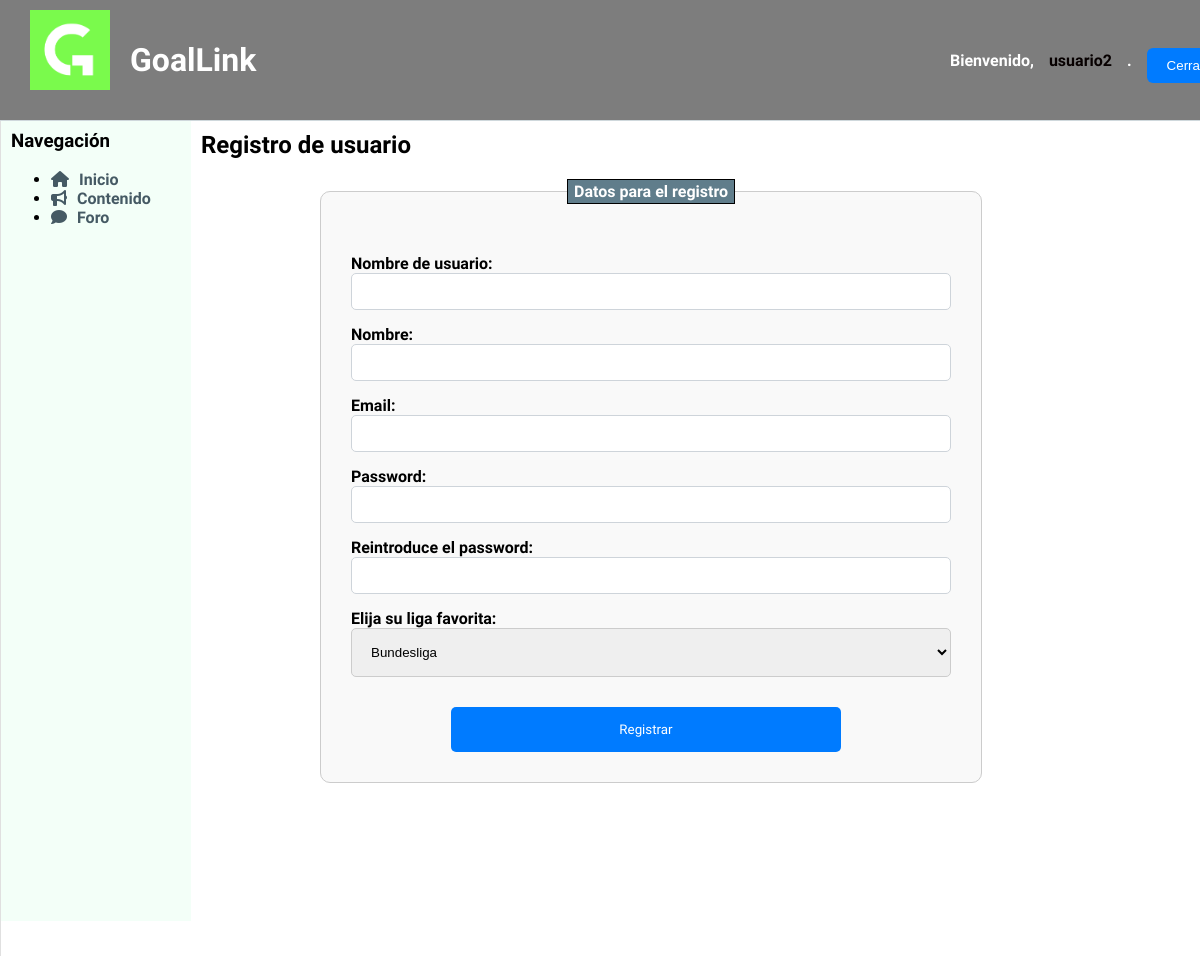
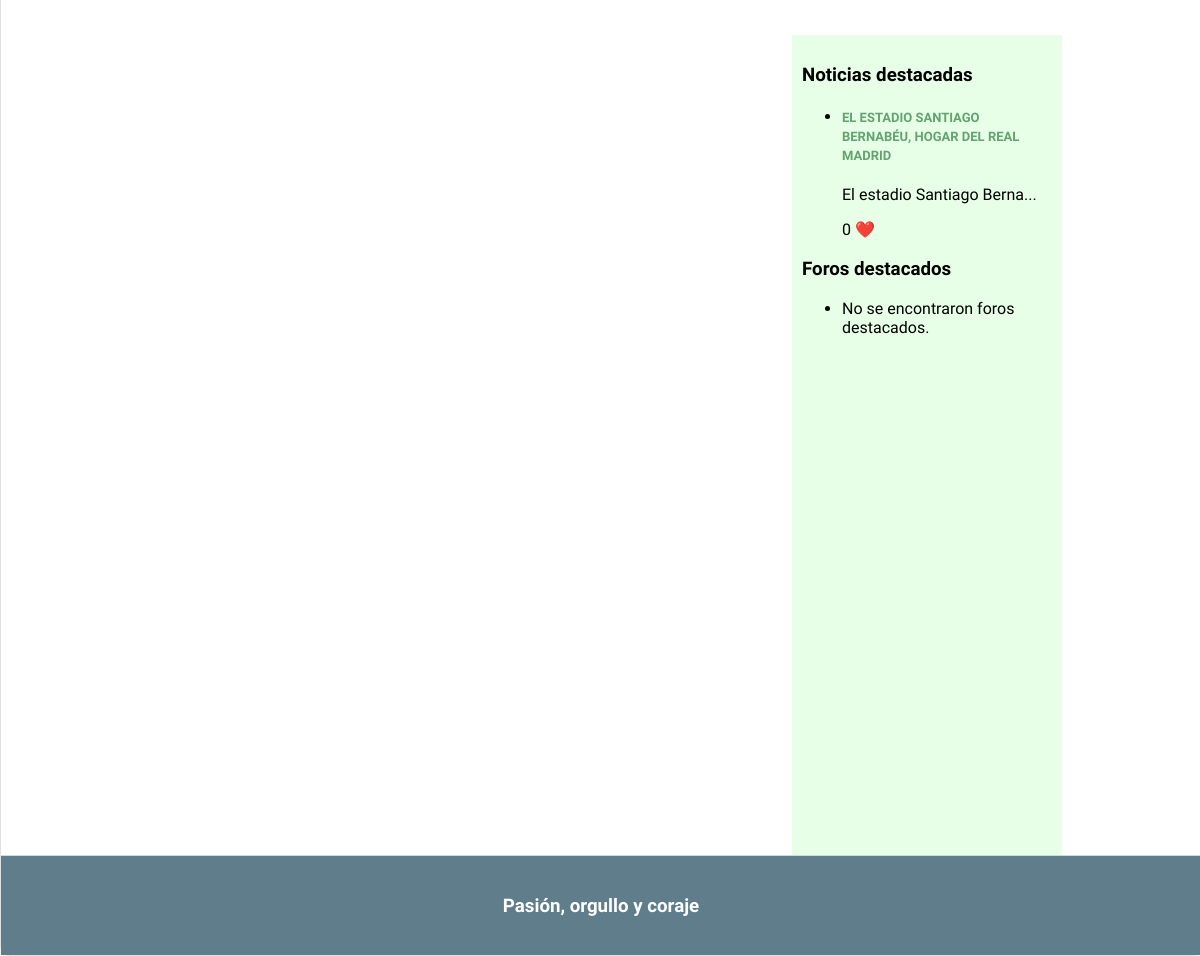
The page /registro.php (signed in) on the database its author committed (2 pictures, top to bottom).
### tables this page shows
CREATE TABLE `noticia` (
  `id` int(11) NOT NULL,
  `titulo` varchar(100) NOT NULL,
  `id_autor` int(11) DEFAULT NULL,
  `contenido` text DEFAULT NULL,
  `fecha` date NOT NULL,
  `likes` int(11) DEFAULT 0,
  `destacado` tinyint(1) NOT NULL DEFAULT 0,
  `imagen1` varchar(255) DEFAULT NULL,
  `liga` varchar(20) DEFAULT NULL
);

### includes/src/ligas/ligasModel.php (called while the page is built, shortened)
<?php
class Liga
{
    private $nombre;
    public function __construct($nombre, $logo = NULL)
    {
        $this->nombre = $nombre;
        $this->logo = file_get_contents($logo);
    }
    public static function listaLigas()
    {
        $app = Aplicacion::getInstance();
        $conn = $app->getConexionBd();
        $result = $conn->query("SELECT * FROM ligas");
        if ($result && $result->num_rows > 0) {
            $lista = array();
            while ($array = $result->fetch_assoc()) {
                $liga = new Liga($array["nombre"], $array["logo"]);
                $lista[] = $liga;
            }
            return $lista;
        }
        return NULL;
    }
    public function getNombre()
    {
        return $this->nombre;
    }
}
?>

### includes/src/Aplicacion.php (called while the page is built, shortened)
<?php
class Aplicacion
{
    private $dirInstalacion;
    private $inicializada;
    private function __construct()
    {
        $this->inicializada = false;
    }
    public function init($bdDatosConexion, $rutaApp = '/', $dirInstalacion = __DIR__)
    {
        if (!$this->inicializada) {
            $this->dirInstalacion = $dirInstalacion;
            $this->inicializada = true;
        }
    }
    public function doInclude($path = '')
    {
        $params = array();
        $this->doIncludeInterna($path, $params);
    }
    private function doIncludeInterna($path, &$params)
    {
        include($this->dirInstalacion . $path);
    }
    public function generaVista(string $rutaVista, &$params)
    {
        $params['app'] = $this;
        $rutaVista = "/Vistas{$rutaVista}";
        $this->doIncludeInterna($rutaVista, $params);
    }
}

### includes/src/noticias/noticiaModel.php (called while the page is built, shortened)
<?php
class Noticia
{
    private $id;
    private $titulo;
    private $contenido;
    private $likes;
    public function __construct($id, $id_autor, $titulo, $contenido, $fecha, $likes, $destacado, $liga,  $imagen1=NULL)
    {
        $this->id = $id;
        $this->titulo = $titulo;
        $this->contenido = $contenido;
        $this->likes = $likes;
        if ($imagen1 !== NULL) {
            $this->imagen1 = file_get_contents($imagen1);
        }
    }
    public static function listaDestacados($n) {
        $app = Aplicacion::getInstance();
        $conn = $app->getConexionBd();
        $result = $conn->query("SELECT * FROM noticia WHERE destacado>=$n");
        if($result && $result->num_rows>0){
            while($array=$result->fetch_assoc()){
                $noticia= new Noticia($array["id"], $array["id_autor"], $array["titulo"], $array["contenido"], $array["fecha"], $array["likes"], $array["destacado"], $array["liga"],$array["imagen1"] );
                $lista[]=$noticia;
            }
            usort($lista, array('es\ucm\fdi\aw\noticias\Noticia', 'compararFechas'));
            return $lista;
        }
        return NULL;
    }
    public function getId()
    {
        return $this->id;
    }
    public function getTitulo()
    {
        return $this->titulo;
    }
    public function getContenido()
    {
        return $this->contenido;
    }
    public function getLikes()
    {
        return $this->likes;
    }
}

### includes/model/foroModel.php (called while the page is built, shortened)
<?php
class Foro
{
    public static function listaDestacados($n) {
        $conn = new mysqli('localhost', 'root', '', 'goallink_1');
        $result = $conn->query("SELECT * FROM foro WHERE destacado>=$n");
        return NULL;
    }
}

### includes/src/usuarios/FormularioUsuarioNuevo.php (the view, shortened to what this page needs)
<?php
require("includes/src/ligas/ligasModel.php");
class FormularioUsuarioNuevo extends Formulario
{
    function obtenerOpcionesLigas() {
        $opciones = '';
        $ligas = Liga::listaLigas();
        if ($ligas) {
            foreach ($ligas as $liga) {
                $opciones .= "<option value='" . $liga->getNombre() . "'>" . $liga->getNombre() . "</option>";
            }
        }
        return $opciones;
    }
    protected function generaCamposFormulario(&$datos)
    {
        $nombreUsuario = $datos['nombreUsuario'] ?? '';
        $nombre = $datos['nombre'] ?? '';
        $htmlErroresGlobales = self::generaListaErroresGlobales($this->errores);
        $erroresCampos = self::generaErroresCampos(['nombreUsuario', 'nombre', 'email', 'password', 'password2', 'liga'], $this->errores, 'span', array('class' => 'error'));
        $ligas=self::obtenerOpcionesLigas();
        $html = <<<EOF
        $htmlErroresGlobales
        <fieldset class="formulario">
            <legend>Datos para el registro</legend>
            <div>
                <label for="nombreUsuario">Nombre de usuario:</label>
                <input id="nombreUsuario" type="text" name="nombreUsuario" value="$nombreUsuario" />
                {$erroresCampos['nombreUsuario']}
            </div>
            <div>
                <label for="nombre">Nombre:</label>
                <input id="nombre" type="text" name="nombre" value="$nombre" />
                {$erroresCampos['nombre']}
            </div>
            <div>
            <label for="email">Email:</label>
            <input id="email" type="text" name="email"/>
            {$erroresCampos['email']}
            </div>
            <div>
                <label for="password">Password:</label>
                <input id="password" type="password" name="password" />
                {$erroresCampos['password']}
            </div>
            <div>
                <label for="password2">Reintroduce el password:</label>
                <input id="password2" type="password" name="password2" />
                {$erroresCampos['password2']}
            </div>
            <div>
                <label>Elija su liga favorita:</label>
                <select name="liga">
                {$ligas}
                {$erroresCampos['liga']}
                </select>
            </div>
            <div>
                <button type="submit" name="registro">Registrar</button>
            </div>
        </fieldset>
        EOF;
        return $html;
    }
}

### includes/comun/sidebarDer.php (shortened to what this page needs)
<aside id="sidebarDer">
    <h3>Noticias destacadas</h3>
    <ul>
        <?php
            require_once "includes/src/noticias/noticiaModel.php";
            $noticiasDestacadas = Noticia::listaDestacados(1);
            if ($noticiasDestacadas != NULL) {
                foreach ($noticiasDestacadas as $noticia) {
                    echo "<li>";
                    echo "<h4 class='titulo-noticia-BarraLateral'><a href='noticiaDinamica.php?id=" . $noticia->getId() . "'>" . $noticia->getTitulo() . "</a></h4>";
                    echo "<p>" . substr($noticia->getContenido(), 0, 25) . "..."."</p>";
                    echo "<p>" . $noticia->getLikes() . " <span style='color: red;'>&#10084;&#65039;</span></p>";
                    echo "</li>";
                }
            }
            else {
                echo "<li>No se encontraron noticias destacadas.</li>";
            }
        ?>
    </ul>
    <h3>Foros destacados</h3>
    <ul>
        <?php
            require "includes/model/foroModel.php";
            $forosDestacados = Foro::listaDestacados(1);
            if ($forosDestacados != NULL) {
                foreach ($forosDestacados as $foro) {
                    echo "<li>";
                    echo "<h4>" . $foro->getTitulo() . "</h4>";
                    echo "<p>" . $foro->getDescripcion() . "</p>";
                    echo "<p>" . $foro->getLikes() . " <span style='color: red;'>&#10084;&#65039;</span></p>";
                    echo "</li>";
                }
            } else {
                echo "<li>No se encontraron foros destacados.</li>";
            }
        ?>
    </ul>
</aside>

### CSS/estilo.css (style rules this page uses)
body { background-color: #f5f5f5; margin: 0; font-family: 'Signika Negative', sans-serif; }
aside { padding: 10px; float: right; width: 250px; height: 800px; background-color: #e6ffe6; margin-top: 70px; margin-right: 139px; }
fieldset { border: 1px solid black; width: 15em; margin: 0 auto; }
legend { color: #fff; background: #607d8b; border: 1px solid black; padding: 2px 6px; }
label { width: 3000x; float: left; text-align: left; margin-right: 0.5em; display: block; }
button { margin-left: 100px; background-color: #0288d1; color: white; border: none; padding: 10px 20px; border-radius: 5px; cursor: pointer; transition: background-color 0.3s ease; }
form button { margin-top: 10px; }
.titulo-noticia-BarraLateral a { text-decoration: none; font-family: 'Signika Negative', sans-serif; font-size: 13px; color: #62a370; font-weight: bold; text-transform: uppercase; }

### CSS/formularios.css (style rules this page uses)
.formulario { width: 80%; max-width: 600px; margin: auto; padding: 30px; border: 1px solid #ccc; border-radius: 10px; background-color: #f9f9f9; }
.formulario label { font-weight: bold; }
.formulario input, .formulario textarea { width: 100%; padding: 10px; margin-bottom: 15px; border: 1px solid #ced4da; border-radius: 5px; box-sizing: border-box; }
.formulario select { width: 100%; padding: 15px; margin-bottom: 20px; border: 1px solid #ccc; border-radius: 5px; box-sizing: border-box; }
.formulario button { width: 65%; background-color: #007bff; color: #fff; padding: 15px; border: none; border-radius: 5px; cursor: pointer; transition: background-color 0.3s; display: block; text-align: center; font-family: 'Signika Negative', sans-serif; }
.formulario legend { font-weight: bold; margin-bottom: 20px; }

### rows shown on the page
noticia: titulo "EL ESTADIO SANTIAGO BERNABÉU, HOGAR DEL REAL MADRID", contenido "El estadio Santiago Berna", likes "0"

### other values the page prints
$nombreUsuario "usuario2"
form field liga "Bundesliga"
